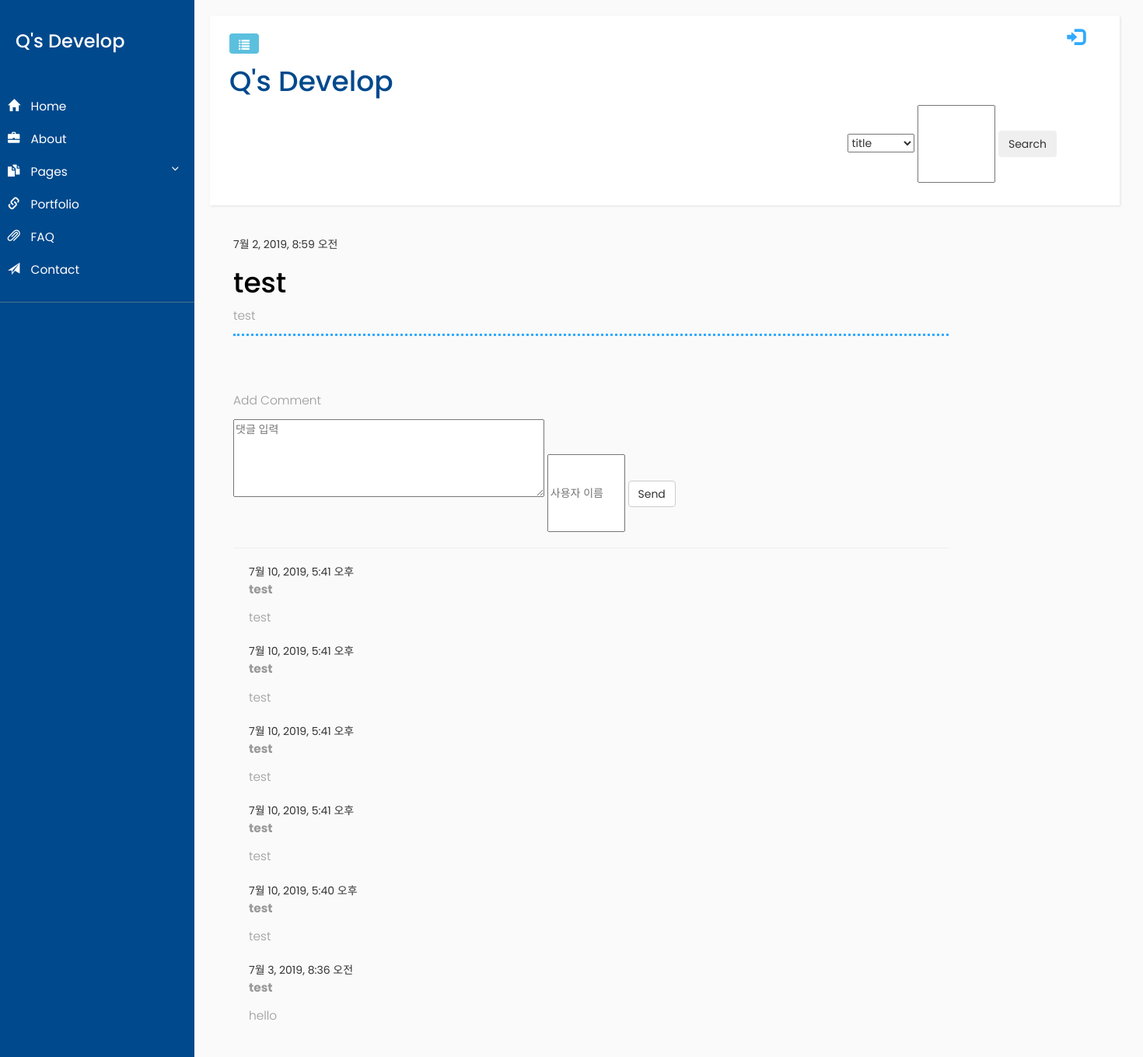
Screenshot of /post/3/ with the database file from the repository.
### blog/models.py (models this page shows, shortened)
class Post(models.Model):
    author = models.ForeignKey('auth.User',on_delete=models.CASCADE,)
    title = models.CharField(max_length=200)
    text = models.TextField()
    category = models.CharField(max_length=200)
    created_date = models.DateTimeField(default = timezone.now)
    published_date = models.DateTimeField(blank = True, null=True)

class Comment(models.Model):
    post = models.ForeignKey('blog.Post', related_name='comments', on_delete=models.CASCADE,)
    author = models.CharField(max_length = 200)
    text = models.TextField()
    created_date = models.DateTimeField(default = timezone.now)

### blog/views.py (the view)
# urls.py: path('post/<int:pk>/', views.post_detail, name='post_detail'),
def post_detail(request, pk):
    post = get_object_or_404(Post, pk=pk) # 위의 4줄과 같은 역할
    comments = Comment.objects.filter(created_date__lte = timezone.now(), post=post).order_by('-created_date')
    if request.method =="POST":
        form = CommentForm(request.POST)
        if form.is_valid():
            comment = form.save(commit=False)
            comment.post = post
            comment.save()
            comments = Comment.objects.filter(created_date__lte = timezone.now(), post=post).order_by('-created_date')
            return render(request, 'blog/post_detail.html', {
                'post':post,
                'comments':comments,
                'form':form
            })
    else:
        form = CommentForm()
    return render(request, 'blog/post_detail.html', {
            'post':post,
            'comments':comments,
            'form':form
        })

### blog/forms.py
class CommentForm(forms.ModelForm):
    class Meta:
        model = Comment
        fields = ['text','author']

### blog/templates/blog/post_detail.html (shortened to what this page needs)
{% extends 'blog/base.html' %}
{% load static %}
{% block content %}
<link rel="stylesheet" href="{% static 'blog/css/blog_detail.css'%}">
    <div class="post">
        {% if post.published_date %}
            <div class="date">
                {{ post.published_date }}
            </div>
        {% else %}
            <a class="btn btn-default" href="{% url 'blog:post_publish' pk=post.pk %}">Publish</a>
        {% endif %}
        <h1>{{ post.title }}</h1>
        <p>{{ post.text|linebreaks }}</p>
    </div>
    <div class="edit_comment">
        <p>Add Comment</p>
        <form method="POST" class ="post-form">
            {{ form }}
            <button type="submit" class="save btn btn-default">Send</button>
        </form>
    </div>
    <hr>
    {% for comment in comments %}
        <div class="comment">
            <div calss="date">
                {{ comment.created_date }}
            </div>
            <p><span><strong> {{ comment.author }}</strong></span> <span>{{ comment.text|linebreaks }}</span></p>
        </div>
    {% empty %}
        <p>No comments here yet :) </p>
    {% endfor %}
{% endblock %}

### blog/static/blog/css/blog_frame.css (style rules this page uses)
body { font-family: 'Poppins', sans-serif; background: #fafafa; }
p { font-family: 'Poppins', sans-serif; font-size: 1.1em; font-weight: 300; line-height: 1.7em; color: #999; }
i, span { display: inline-block; }

### blog/static/blog/css/blog_header.css (style rules this page uses)
.post { position: relative; margin-bottom: 70px; border-color: #32AAFF; border-bottom-style: dotted; }
.post h1 { color: #000000; }
.comment { margin: 20px 0px 20px 20px; }

### blog/static/blog/css/blog_detail.css (style rules this page uses)
.edit_comment { display: inline; }
textarea { width : 400px; height : 100px; }
input { width: 100px; height : 100px; }

### rows the page displays
Post: published_date "7월 2, 2019, 8:59 오전", title "test", text "test"
Comment: created_date "7월 10, 2019, 5:41 오후", author "test", text "test"
Comment: created_date "7월 10, 2019, 5:41 오후", author "test", text "test"
Comment: created_date "7월 10, 2019, 5:41 오후", author "test", text "test"
Comment: created_date "7월 10, 2019, 5:41 오후", author "test", text "test"
Comment: created_date "7월 10, 2019, 5:40 오후", author "test", text "test"
Comment: created_date "7월 3, 2019, 8:36 오전", author "test", text "hello"
